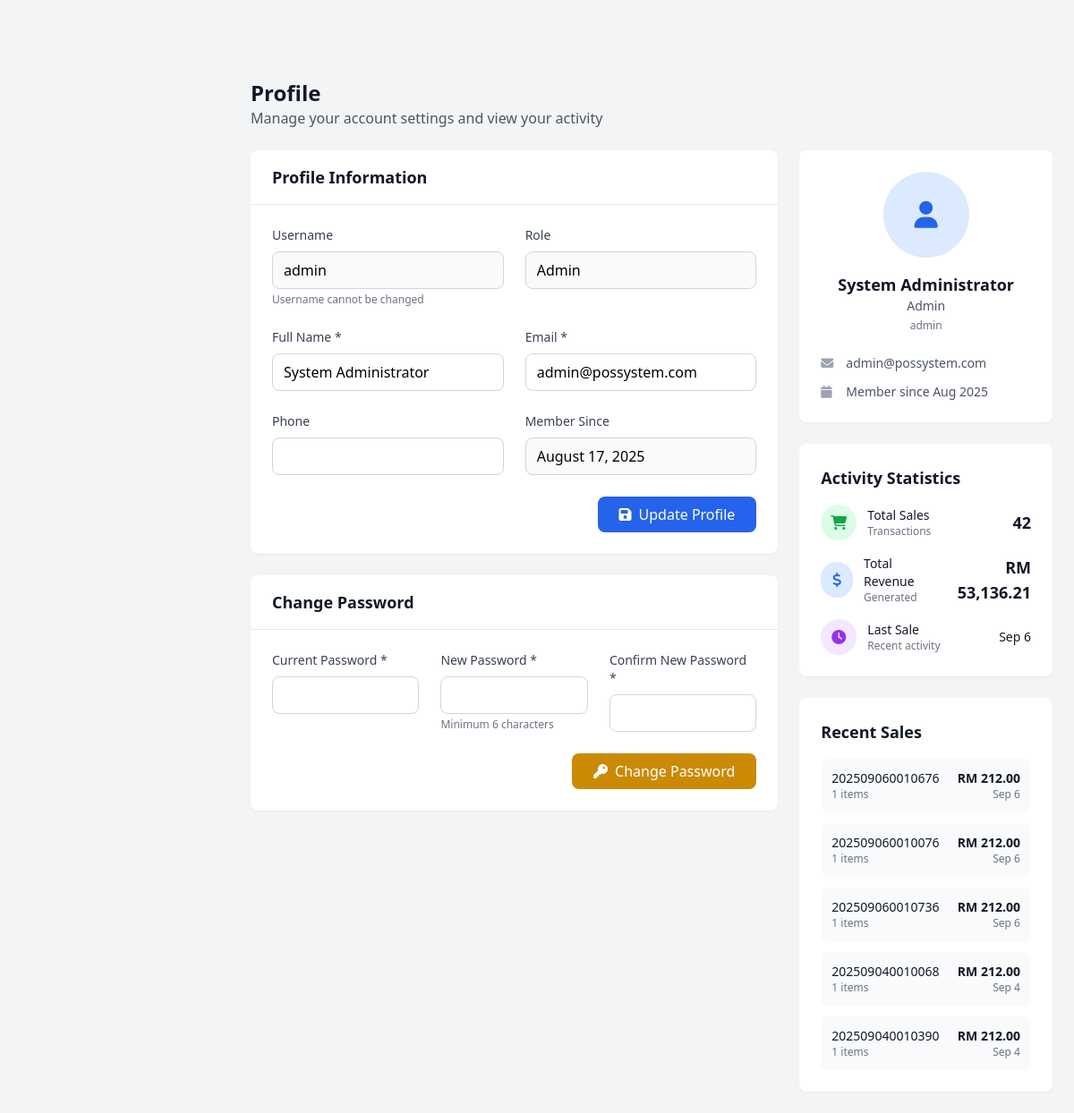
The app's page /profile.php (signed in) with its own data.
### tables this page shows
CREATE TABLE IF NOT EXISTS `users` (
  `id` int NOT NULL AUTO_INCREMENT,
  `username` varchar(50) NOT NULL,
  `password` varchar(255) NOT NULL,
  `full_name` varchar(100) NOT NULL,
  `email` varchar(255) DEFAULT NULL,
  `phone` varchar(50) DEFAULT NULL,
  `role` enum('admin','manager','cashier') DEFAULT 'cashier',
  `is_active` tinyint(1) DEFAULT '1',
  `last_login` timestamp NULL DEFAULT NULL,
  `created_at` timestamp NULL DEFAULT CURRENT_TIMESTAMP,
  `updated_at` timestamp NULL DEFAULT CURRENT_TIMESTAMP ON UPDATE CURRENT_TIMESTAMP,
  PRIMARY KEY (`id`),
  UNIQUE KEY `username` (`username`)
);

CREATE TABLE IF NOT EXISTS `sales` (
  `id` int NOT NULL AUTO_INCREMENT,
  `invoice_number` varchar(50) NOT NULL,
  `session_id` int DEFAULT NULL,
  `member_id` int DEFAULT NULL,
  `user_id` int NOT NULL,
  `subtotal` decimal(10,2) NOT NULL,
  `discount_amount` decimal(10,2) DEFAULT '0.00',
  `tax_amount` decimal(10,2) DEFAULT '0.00',
  `total_amount` decimal(10,2) NOT NULL,
  `payment_method` varchar(150) DEFAULT 'cash',
  `payment_method_id` int DEFAULT NULL,
  `payment_status` enum('paid','pending','refunded') DEFAULT 'paid',
  `notes` text,
  `created_at` timestamp NULL DEFAULT CURRENT_TIMESTAMP,
  `updated_at` timestamp NULL DEFAULT CURRENT_TIMESTAMP ON UPDATE CURRENT_TIMESTAMP,
  PRIMARY KEY (`id`),
  UNIQUE KEY `invoice_number` (`invoice_number`),
  KEY `session_id` (`session_id`),
  KEY `member_id` (`member_id`),
  KEY `user_id` (`user_id`),
  KEY `idx_sales_invoice` (`invoice_number`),
  KEY `idx_sales_date` (`created_at`),
  KEY `fk_sales_payment_method` (`payment_method_id`)
);

### profile.php (the view, shortened to what the rows shown need)
<?php
$user_id = $_SESSION['user_id'];
$user_query = "SELECT * FROM users WHERE id = ?";
$stmt = mysqli_prepare($conn, $user_query);
mysqli_stmt_bind_param($stmt, 'i', $user_id);
mysqli_stmt_execute($stmt);
$user_result = mysqli_stmt_get_result($stmt);
$user = mysqli_fetch_assoc($user_result);
$recent_sales_query = "SELECT
    s.id,
    s.invoice_number,
    s.total_amount,
    s.payment_method,
    s.created_at,
    COUNT(si.id) as items_count
FROM sales s
LEFT JOIN sale_items si ON s.id = si.sale_id
WHERE s.user_id = ?
GROUP BY s.id
ORDER BY s.created_at DESC
LIMIT 5";
$stmt = mysqli_prepare($conn, $recent_sales_query);
mysqli_stmt_bind_param($stmt, 'i', $user_id);
mysqli_stmt_execute($stmt);
$recent_sales_result = mysqli_stmt_get_result($stmt);
?>
<!DOCTYPE html>
<html lang="en">
<head>
    <script src="https://cdn.tailwindcss.com"></script>
    <link rel="stylesheet" href="https://cdnjs.cloudflare.com/ajax/libs/font-awesome/6.4.0/css/all.min.css">
</head>
<body class="bg-gray-100">
    <div class="main-content lg:ml-64 pt-16">
        <div class="p-6">
            <div class="mb-6">
                <h1 class="text-2xl font-bold text-gray-900">Profile</h1>
            </div>
            <div class="grid grid-cols-1 lg:grid-cols-3 gap-6">
                <div class="lg:col-span-2">
                    <div class="bg-white rounded-lg shadow-sm">
                        <div class="px-6 py-4 border-b border-gray-200">
                            <h2 class="text-lg font-semibold text-gray-900">Profile Information</h2>
                        </div>
                        <div class="p-6">
                            <form method="POST" class="space-y-6">
                                <div class="grid grid-cols-1 md:grid-cols-2 gap-6">
                                    <div>
                                        <label class="block text-sm font-medium text-gray-700 mb-2">Username</label>
                                                                                <input type="text" value="<?= htmlspecialchars($user['username'] ?? '') ?>"
                                               class="w-full border border-gray-300 rounded-lg px-3 py-2 bg-gray-50"
                                               readonly>
                                        <p class="text-xs text-gray-500 mt-1">Username cannot be changed</p>
                                    </div>
                                    <div>
                                        <label class="block text-sm font-medium text-gray-700 mb-2">Role</label>
                                                                                <input type="text" value="<?= ucfirst(htmlspecialchars($user['role'] ?? '')) ?>"
                                               class="w-full border border-gray-300 rounded-lg px-3 py-2 bg-gray-50"
                                               readonly>
                                    </div>
                                    <div>
                                        <label class="block text-sm font-medium text-gray-700 mb-2">Full Name *</label>
                                        <input type="text" name="full_name" value="<?= htmlspecialchars($user['full_name'] ?? '') ?>"
                                               class="w-full border border-gray-300 rounded-lg px-3 py-2 focus:ring-2 focus:ring-blue-500 focus:border-transparent"
                                               required>
                                    </div>
                                    <div>
                                        <label class="block text-sm font-medium text-gray-700 mb-2">Email *</label>
                                        <input type="email" name="email" value="<?= htmlspecialchars($user['email'] ?? '') ?>"
                                               class="w-full border border-gray-300 rounded-lg px-3 py-2 focus:ring-2 focus:ring-blue-500 focus:border-transparent"
                                               required>
                                    </div>
                                    <div>
                                        <label class="block text-sm font-medium text-gray-700 mb-2">Member Since</label>
                                        <input type="text" value="<?= date('F j, Y', strtotime($user['created_at'])) ?>"
                                               class="w-full border border-gray-300 rounded-lg px-3 py-2 bg-gray-50"
                                               readonly>
                                    </div>
                                </div>
                            </form>
                        </div>
                    </div>
                    <div class="bg-white rounded-lg shadow-sm mt-6">
                        <div class="px-6 py-4 border-b border-gray-200">
                            <h2 class="text-lg font-semibold text-gray-900">Change Password</h2>
                        </div>
                    </div>
                </div>
                <div class="space-y-6">
                    <div class="bg-white rounded-lg shadow-sm p-6">
                        <div class="text-center">
                            <div class="w-24 h-24 mx-auto mb-4 rounded-full bg-blue-100 flex items-center justify-center">
                                <i class="fas fa-user text-3xl text-blue-600"></i>
                            </div>
                            <h3 class="text-lg font-semibold text-gray-900"><?= htmlspecialchars($user['full_name'] ?? '') ?></h3>
                            <p class="text-sm text-gray-600"><?= ucfirst(htmlspecialchars($user['role'] ?? '')) ?></p>
                            <p class="text-xs text-gray-500 mt-1"><?= htmlspecialchars($user['username'] ?? '') ?></p>
                        </div>
                        <div class="mt-6 space-y-3">
                            <div class="flex items-center text-sm">
                                <i class="fas fa-envelope text-gray-400 w-4 mr-3"></i>
                                <span class="text-gray-600"><?= htmlspecialchars($user['email'] ?? '') ?></span>
                            </div>
                            <div class="flex items-center text-sm">
                                <i class="fas fa-calendar text-gray-400 w-4 mr-3"></i>
                                <span class="text-gray-600">Member since <?= date('M Y', strtotime($user['created_at'])) ?></span>
                            </div>
                        </div>
                    </div>
                    <div class="bg-white rounded-lg shadow-sm p-6">
                        <?php if ($recent_sales_result && mysqli_num_rows($recent_sales_result) > 0): ?>
                            <div class="space-y-3">
                                <?php while ($sale = mysqli_fetch_assoc($recent_sales_result)): ?>
                                    <div class="flex items-center justify-between p-3 bg-gray-50 rounded-lg">
                                        <div>
                                            <p class="text-sm font-medium text-gray-900"><?= htmlspecialchars($sale['invoice_number']) ?></p>
                                            <p class="text-xs text-gray-500"><?= $sale['items_count'] ?> items</p>
                                        </div>
                                        <div class="text-right">
                                            <p class="text-sm font-bold text-gray-900">RM <?= number_format($sale['total_amount'], 2) ?></p>
                                            <p class="text-xs text-gray-500"><?= date('M j', strtotime($sale['created_at'])) ?></p>
                                        </div>
                                    </div>
                                <?php endwhile; ?>
                            </div>
                        <?php else: ?>
                            <p class="text-gray-500 text-center py-4">No recent sales</p>
                        <?php endif; ?>
                    </div>
                </div>
            </div>
        </div>
    </div>
</body>
</html>

### records on screen
users: username "admin", role "Admin", full_name "System Administrator", email "admin@possystem.com", created_at "August 17, 2025", created_at "Aug 2025"
sales: invoice_number "202509060010676", items_count "1", total_amount "212.00", created_at "Sep 6"
sales: invoice_number "202509060010076", items_count "1", total_amount "212.00", created_at "Sep 6"
sales: invoice_number "202509060010736", items_count "1", total_amount "212.00", created_at "Sep 6"
sales: invoice_number "202509040010068", items_count "1", total_amount "212.00", created_at "Sep 4"
sales: invoice_number "202509040010390", items_count "1", total_amount "212.00", created_at "Sep 4"

### other values on screen
$activity_data['total_sales'] "42"
$activity_data['total_revenue'] "53,136.21"
date('M j', strtotime($activity_data['last_sale_date'])) "Sep 6"
